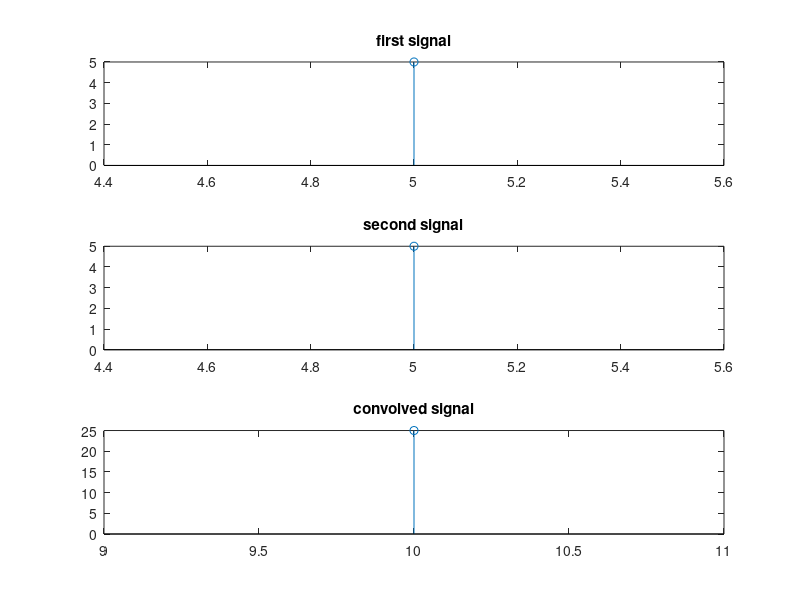

Write the MATLAB code that produced this figure.
clc;
clear all;
close all;
x=input('First sequence ');
l1=input('enter the lower limit of sequence 1  ');
u1=input('enter the upper limit of sequence 1  ');
y=input('Second sequence');
l2=input('enter the lower limit of sequence 2');
u2=input('enter the upper limit of sequence 2');
m=length(x);
n=length(y);
t1=l1:1:u1
t2=l2:1:u2
a=m+n-1;
l=l1+l2;
u=u1+u2;
t3=l:1:u
X1=[x,zeros(1,n)];
X2=[y,zeros(1,m)];
for i=1:a
    Y(i)=0;
    for j=1:i
        Y(i)=Y(i)+X1(j)*X2(i-j+1);
        
    end;
    
end;
figure('name','MATLAB\Pratyush\conv_without_function_doublesided');
subplot(3,1,1);
stem(t1,x);
title('first signal');
subplot(3,1,2);
stem(t2,y);
title('second signal');
subplot(3,1,3);
stem(t3,Y);
title('convolved signal');